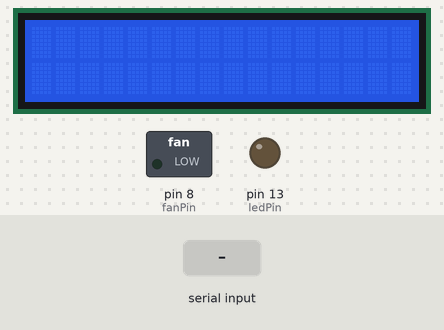
A sketch run on a simulated Arduino Uno, built with avr-gcc and run on an emulated ATmega328P. Shown: 16×2 character LCD, switched loads named in the sketch (green lamp = pin HIGH), output pins drawn as LEDs (lit = HIGH). The test bench sets the inputs (shaded band). Pins used as bus, display or sensor lines are not drawn.

Above: at 2.2 s.
2.3 s: "L" received over Serial
At 2.8 s:
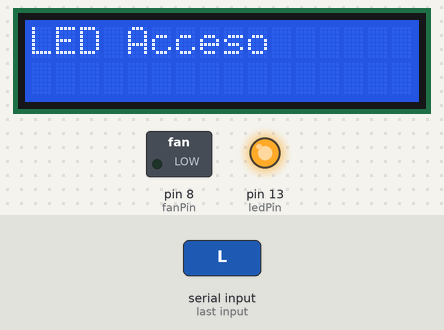
3.8 s: "V" received over Serial
At 5.0 s:
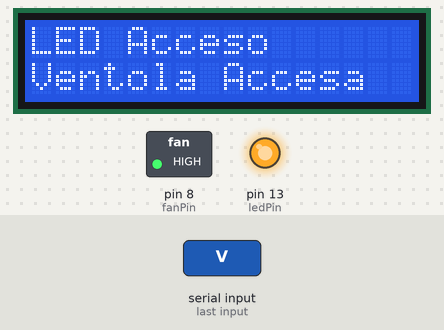
5.3 s: "l" received over Serial
At 6.3 s:
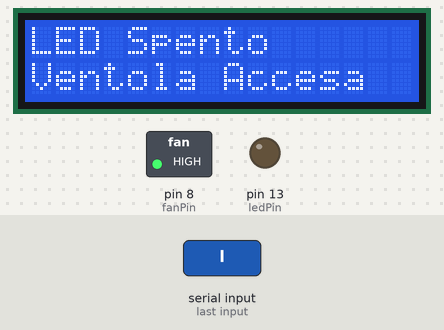
6.8 s: "v" received over Serial
At 7.5 s:
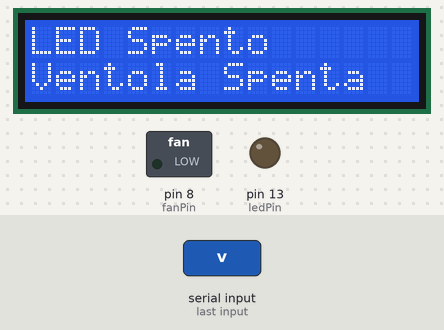
8.3 s: "L" received over Serial
At 9.8 s:
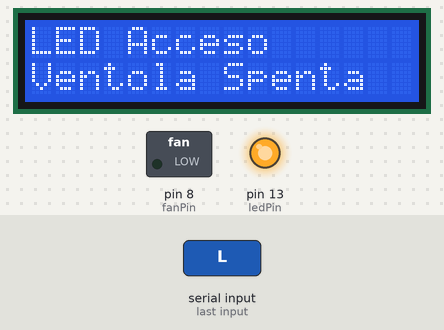
Timing chart, 0 to 10.8 s (numbered marks = the images above; inputs shaded):
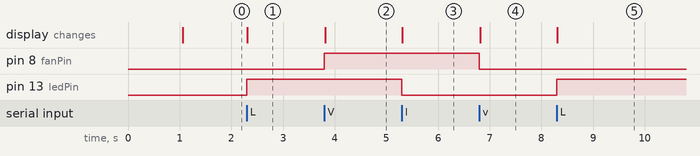

Measured:
- after the input at 2.3 s, pin 13 (ledPin): LOW → HIGH at once; the display: changes at once (image 1)
- after the input at 3.8 s, pin 8 (fanPin): LOW → HIGH at once; the display: changes at once (image 2)
- after the input at 5.3 s, pin 13 (ledPin): HIGH → LOW at once; the display: changes at once (image 3)
- after the input at 6.8 s, pin 8 (fanPin): HIGH → LOW at once; the display: changes at once (image 4)
- after the input at 8.3 s, pin 13 (ledPin): LOW → HIGH at once; the display: changes at once (image 5)

The sketch:

BT_OpenDay.ino
```cpp
/*Definisce i pin a cui sono collegati un led, una ventola e il reset  automatico*/
#define ledPin 13
#define fanPin 8
#define resetPin 2
#include <LiquidCrystal_I2C.h>
#include <Wire.h>
LiquidCrystal_I2C lcd(0x27,16,2);

void setup() {
  /*Definisce il tipo di pin*/
  pinMode(ledPin, OUTPUT);
  pinMode(fanPin, OUTPUT);
  pinMode(resetPin, OUTPUT);
  /*Definisce lo stato iniziale dei pin (serve anche per impedire il reset infinito)*/
  digitalWrite (ledPin, LOW);
  digitalWrite (fanPin, LOW);
  digitalWrite (resetPin, HIGH);
  /*Apre la comunicazione seriale*/
 delay(1000);
  Serial.begin(9600);
  lcd.init();
  lcd.backlight();

}

void loop() {
  /*Definsice una variabile "time" che assumerà il valore dei millisecondi da quando il sitema è acceso*/
  unsigned long time = millis();
  /*Definisce una variabile "c" che assumerà il valore del carattere inviato tramite terminale*/
  char c = Serial.read();
  /*Se il carattere inviato è "L" verrà acceso il led*/
  if (c == 'L') {
    digitalWrite (ledPin, HIGH);
    lcd.setCursor(0,0);
    lcd.print("LED Acceso");
  }
  /*Se il carattere inviato è "l" verrà spendo il led*/
  if (c == 'l') {
    digitalWrite (ledPin, LOW);
    lcd.setCursor(0,0);
    lcd.print("LED Spento");
  }
  /*Se il carattere inviato è "V" verrà accesa la ventola*/
  if (c == 'V') {
    digitalWrite (fanPin, HIGH);
    lcd.setCursor(0,1);
    lcd.print("Ventola Accesa");
  }
  /*Se il carattere inviato è "v" verrà spenta la ventola*/
  if (c == 'v') {
    digitalWrite (fanPin, LOW);
    lcd.setCursor(0,1);
    lcd.print("Ventola Spenta");
  }
  /*Se sono trascorsi più di 2 minuti (120000 millisecondi) da quando il sistema è acceso effettuerà il reset. (Serve per impedire che il modulo BT sia sempre connesso ad uno stesso telefono).*/
  if (time >= 120000) {
    digitalWrite (resetPin, LOW);
  }
}
```
